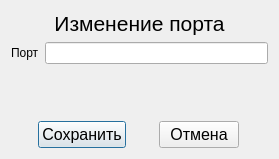
<?xml version="1.0" encoding="UTF-8"?>
<ui version="4.0">
 <class>FormChangePort</class>
 <widget class="QDialog" name="FormChangePort">
  <property name="geometry">
   <rect>
    <x>0</x>
    <y>0</y>
    <width>279</width>
    <height>159</height>
   </rect>
  </property>
  <property name="windowTitle">
   <string>FormChangePort</string>
  </property>
  <layout class="QVBoxLayout" name="verticalLayout">
   <item>
    <widget class="QLabel" name="lblChangePort">
     <property name="font">
      <font>
       <pointsize>16</pointsize>
      </font>
     </property>
     <property name="text">
      <string>Изменение порта</string>
     </property>
     <property name="alignment">
      <set>Qt::AlignCenter</set>
     </property>
    </widget>
   </item>
   <item>
    <layout class="QHBoxLayout" name="horizontalLayout_2">
     <item>
      <widget class="QLabel" name="label">
       <property name="font">
        <font>
         <pointsize>9</pointsize>
        </font>
       </property>
       <property name="text">
        <string>Порт</string>
       </property>
      </widget>
     </item>
     <item>
      <widget class="QLineEdit" name="lePort">
       <property name="font">
        <font>
         <pointsize>9</pointsize>
        </font>
       </property>
      </widget>
     </item>
    </layout>
   </item>
   <item>
    <spacer name="verticalSpacer">
     <property name="orientation">
      <enum>Qt::Vertical</enum>
     </property>
     <property name="sizeHint" stdset="0">
      <size>
       <width>20</width>
       <height>40</height>
      </size>
     </property>
    </spacer>
   </item>
   <item>
    <layout class="QHBoxLayout" name="horizontalLayout">
     <item>
      <widget class="QPushButton" name="pbSave">
       <property name="sizePolicy">
        <sizepolicy hsizetype="Fixed" vsizetype="Fixed">
         <horstretch>0</horstretch>
         <verstretch>0</verstretch>
        </sizepolicy>
       </property>
       <property name="font">
        <font>
         <pointsize>12</pointsize>
        </font>
       </property>
       <property name="text">
        <string>Сохранить</string>
       </property>
      </widget>
     </item>
     <item>
      <widget class="QPushButton" name="pbCancel">
       <property name="sizePolicy">
        <sizepolicy hsizetype="Fixed" vsizetype="Fixed">
         <horstretch>0</horstretch>
         <verstretch>0</verstretch>
        </sizepolicy>
       </property>
       <property name="font">
        <font>
         <pointsize>12</pointsize>
        </font>
       </property>
       <property name="text">
        <string>Отмена</string>
       </property>
      </widget>
     </item>
    </layout>
   </item>
  </layout>
 </widget>
 <resources/>
 <connections/>
</ui>
